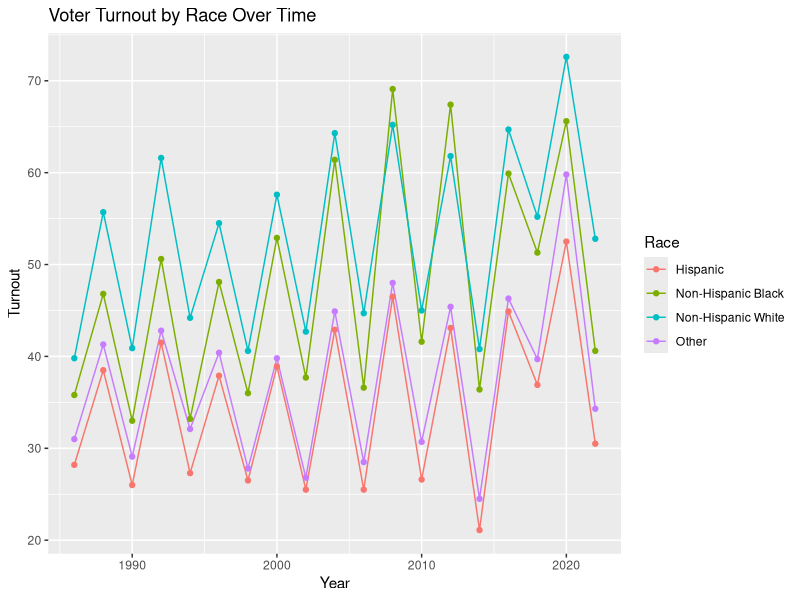
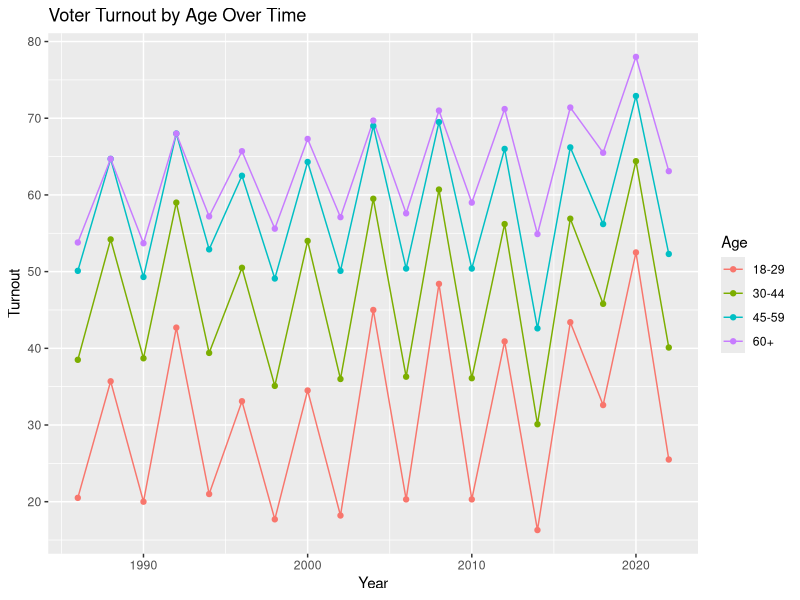
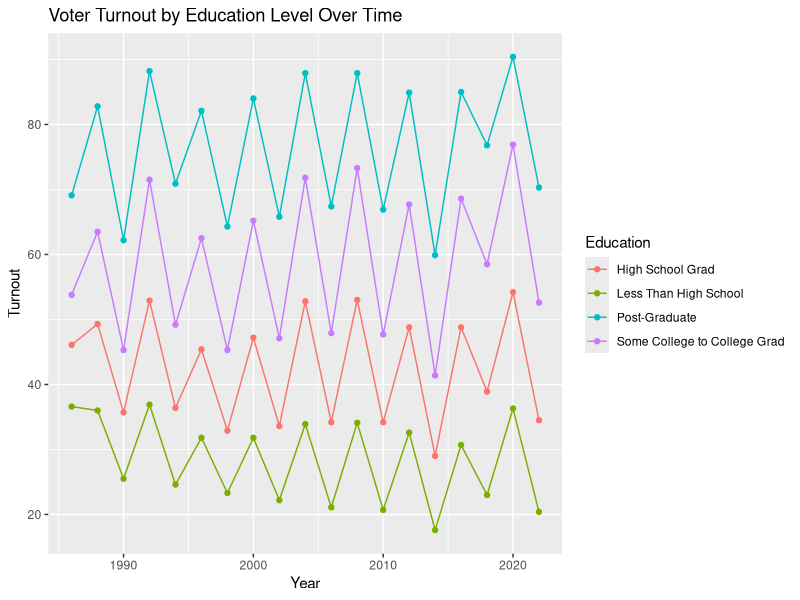

These figures' R source, in order:
## ---- chunk 1
library(tidyverse)
library(ggplot2)

age_data <- read.csv("turnout_age_1986_2022.csv")
race_data <- read.csv("turnout_race_1986_2022.csv")
edu_data <- read.csv("turnout_educ_1986_2022.csv")

race_data$Turnout <- as.numeric(strsplit(race_data$Turnout, "%"))
race_data$Share.of.Electorate <- as.numeric(strsplit(race_data$Share.of.Electorate, "%"))
age_data$Turnout <- as.numeric(strsplit(age_data$Turnout, "%"))
age_data$Share.of.Electorate <- as.numeric(strsplit(age_data$Share.of.Electorate, "%"))
edu_data$Turnout <- as.numeric(strsplit(edu_data$Turnout, "%"))
edu_data$Share.of.Electorate <- as.numeric(strsplit(edu_data$Share.of.Electorate, "%"))
## ---- chunk 2
ggplot(data=race_data, aes(x=Year, y=Turnout, fill=Race)) +
  geom_line(aes(color=Race)) +
  geom_point(aes(color=Race)) +
  scale_shape_manual(values=c(15, 16, 17, 18)) +
  scale_y_continuous(n.breaks=6) + 
  ggtitle("Voter Turnout by Race Over Time")

ggplot(data=age_data, aes(x=Year, y=Turnout, fill=Age)) +
  geom_line(aes(color=Age)) +
  geom_point(aes(color=Age)) +
  scale_shape_manual(values=c(15, 16, 17, 18)) +
  scale_y_continuous(n.breaks=6) +
  ggtitle("Voter Turnout by Age Over Time")


ggplot(data=edu_data, aes(x=Year, y=Turnout, fill=Education)) +
  geom_line(aes(color=Education)) +
  geom_point(aes(color=Education)) +
  scale_shape_manual(values=c(15, 16, 17, 18)) +
  scale_y_continuous(n.breaks=6) +
  ggtitle("Voter Turnout by Education Level Over Time")
